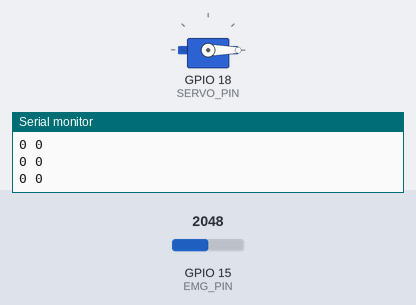
The sketch below on a simulated ESP32. Parts: servo, the last lines printed to the serial monitor. The test bench sets the inputs (shaded band); at power-on: GPIO 15 (EMG_PIN) = 2048 (analog values on the 0–4095 scale).

Above: at 1.2 s.
1.3 s: GPIO 15 (EMG_PIN) set to 2866
At 2.2 s:
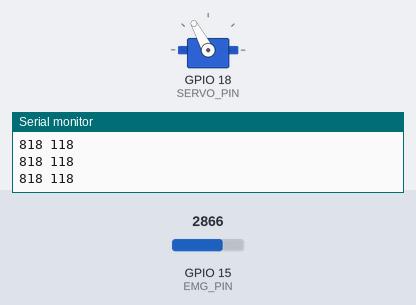
2.8 s: GPIO 15 (EMG_PIN) set to 3603
At 4.0 s:
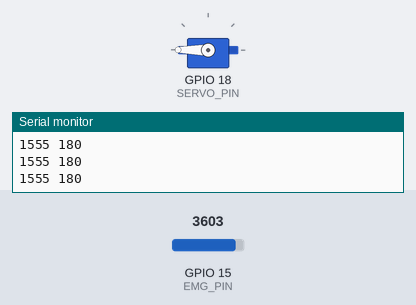
4.3 s: GPIO 15 (EMG_PIN) set to 2047
At 5.5 s:
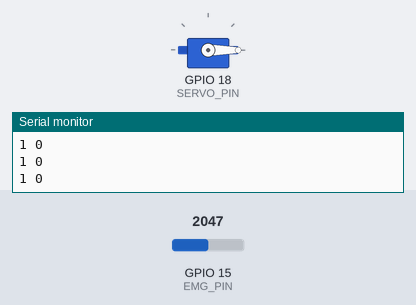
5.8 s: GPIO 15 (EMG_PIN) set to 1228
At 6.9 s:
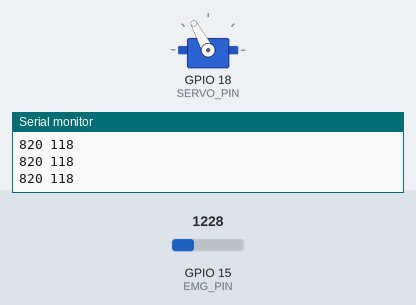
7.4 s: GPIO 15 (EMG_PIN) set to 491
At 8.9 s:
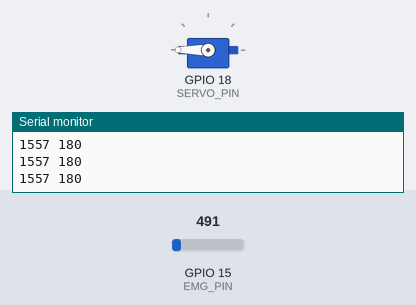
Timing chart, 0 to 9.9 s (numbered marks = the images above; inputs shaded):
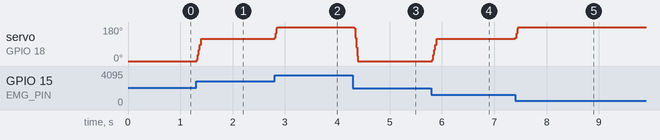

Measured:
- after the input at 1.3 s, servo on GPIO 18 (SERVO_PIN): 0° → 118° at once
- after the input at 2.8 s, servo on GPIO 18 (SERVO_PIN): 118° → 180° at once
- after the input at 4.3 s, servo on GPIO 18 (SERVO_PIN): 180° → 0° at once
- after the input at 5.8 s, servo on GPIO 18 (SERVO_PIN): 0° → 118° at once
- after the input at 7.4 s, servo on GPIO 18 (SERVO_PIN): 118° → 180° at once

The sketch:

linear.ino
```cpp
#include <ESP32Servo.h>

#define EMG_PIN    15
#define SERVO_PIN  18

Servo myServo;

const int sampleCount = 20;
int samples[sampleCount];
int sampleIndex = 0;
long sampleSum = 0;

// ladeni
int emgMin = 80;
int emgMax = 1200;

void setup() {
  Serial.begin(115200);

  analogReadResolution(12);
  analogSetPinAttenuation(EMG_PIN, ADC_11db);

  myServo.setPeriodHertz(50);
  myServo.attach(SERVO_PIN, 500, 2400);
  myServo.write(0);

  for (int i = 0; i < sampleCount; i++) {
    samples[i] = 0;
  }
}

void loop() {
  int raw = analogRead(EMG_PIN);

  int emgValue = abs(raw - 2048);

  sampleSum -= samples[sampleIndex];
  samples[sampleIndex] = emgValue;
  sampleSum += emgValue;

  sampleIndex++;
  if (sampleIndex >= sampleCount) sampleIndex = 0;

  int emgAvg = sampleSum / sampleCount;

  int servoAngle = map(emgAvg, emgMin, emgMax, 0, 180);
  servoAngle = constrain(servoAngle, 0, 180);

  myServo.write(servoAngle);

  Serial.print(emgAvg);
  Serial.print(" ");
  Serial.println(servoAngle);

  delay(5); // cca 200 Hz
}
```
